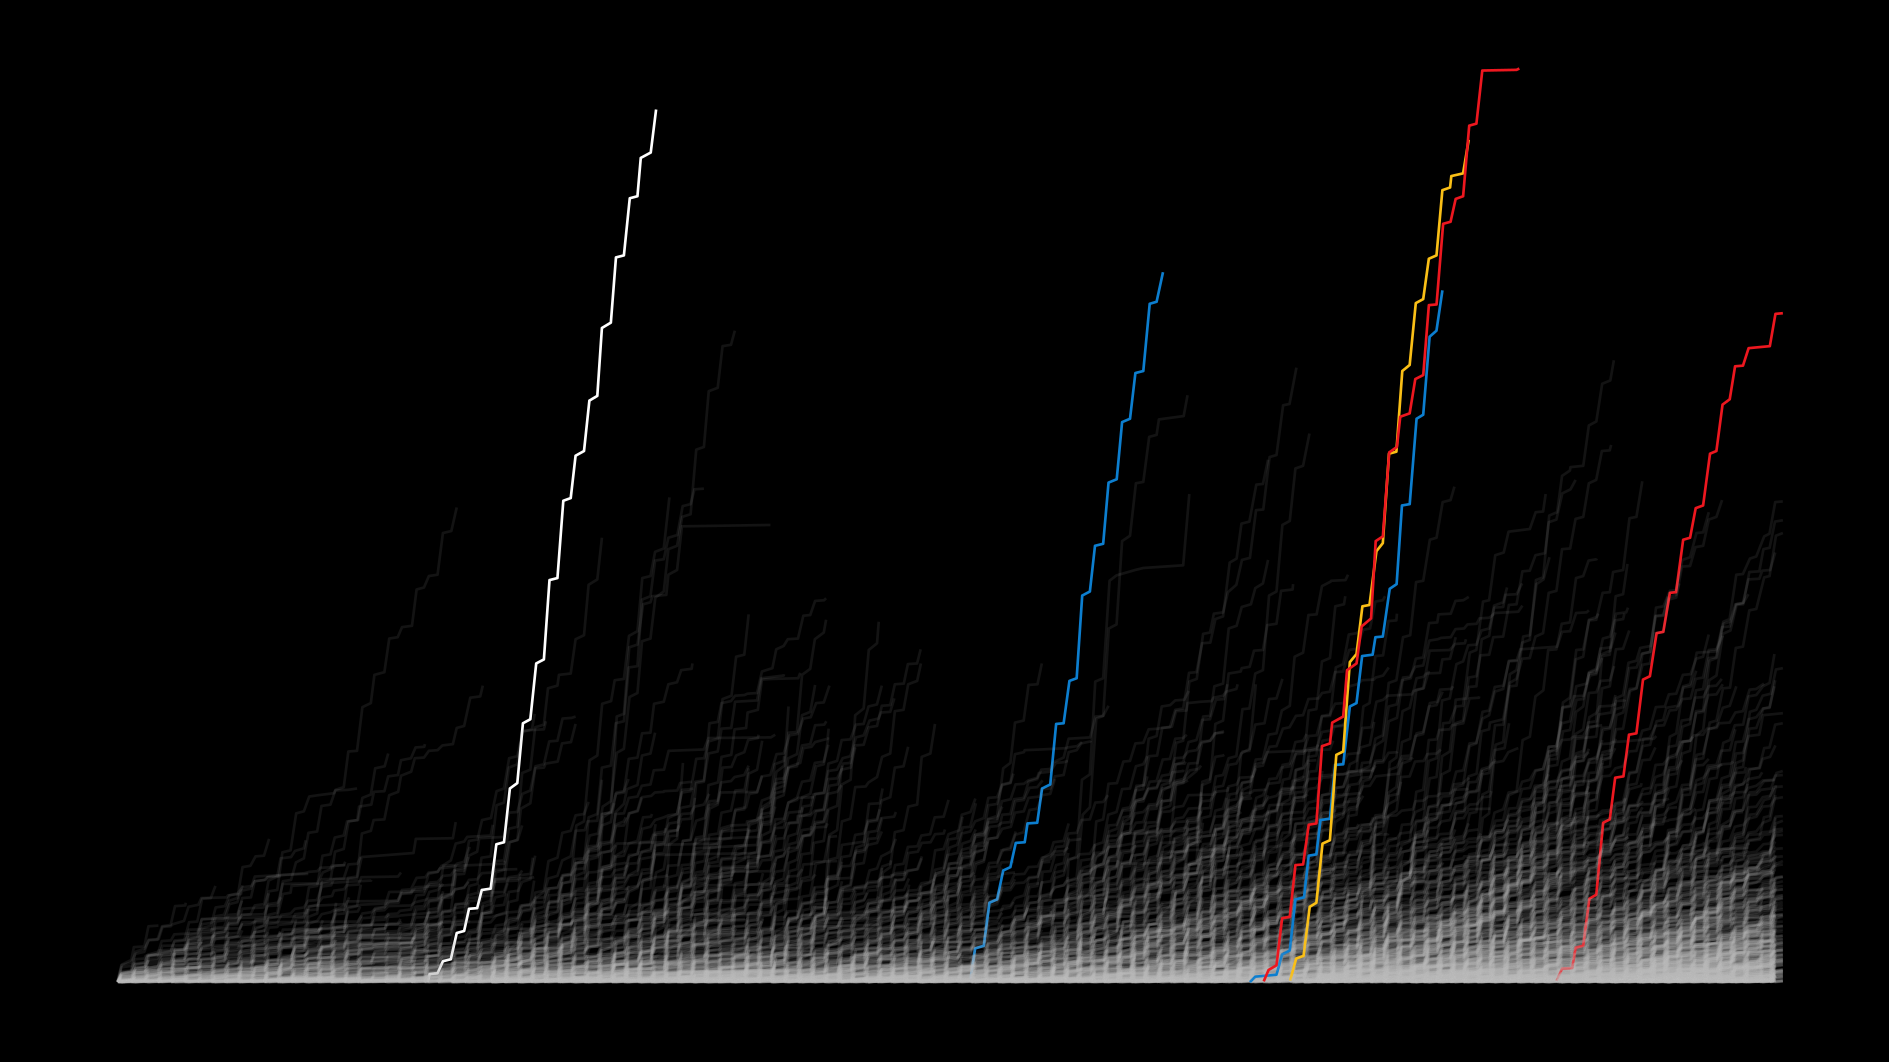

Here is the R script that generated this plot:

library(dplyr)
library(tidyr)
library(lubridate)
library(fitzRoy)
library(stringr)
source("load_afltables.R")
library(ggplot2)
library(ggdark)


gk_data <- afltables %>% 
    select(season, date, playing_for_short, id, first_name, surname, goals) %>% 
    filter(goals != 0) %>% 
    mutate(id = as.character(id)) %>% 
    group_by(id, first_name, surname) %>% 
    mutate(
        cum_goals = cumsum(goals),
        max_goals = max(cum_goals)
    ) %>% 
    group_by(season, id, first_name, surname) %>% 
    filter(date == min(date) | date == max(date))

player_colours <- 
    c(
        '2245' = "#0c7ecf", #geelong doug wade
        '567'  = "#0c7ecf", # Gary Ablett Snr Geel
        '990'  = "#ed171f", #stk swans Tony Lockett
        '4065' = "#ed171f", # lance franklin hawks swans
        '1628' = "#ffffff", #Gordon Coverntry Coll
        '632'  = "#fabf16" #Jason Dunstall Hawks
    )

player_alpha <- 
    c(
        '2245' = 1, #geelong doug wade
        '990'  = 1, #stk swans Tony Lockett
        '4065' = 1, # lance franklin hawks swans
        '567'  = 1, # Gary Ablett Snr Geel
        '1628' = 1, #Gordon Coverntry Coll
        '632'  = 1 #Jason Dunstall Hawks
    )

plot <- 
    ggplot(
        gk_data %>% filter(),
        aes(x = date, y = cum_goals, group = id, colour = id, alpha = id)
    ) +
    geom_line(size = 0.3) +
    labs(
        x = NULL, y = NULL
    ) +
    dark_theme_classic() +
    scale_colour_manual(values = player_colours, na.value = "grey") +
    scale_alpha_manual(values = player_alpha, na.value = 0.1) +
    theme(
        axis.line = element_blank(),
        axis.ticks = element_blank(),
        axis.text = element_blank(),
        legend.position = 'none'
    )

ggsave(plot, filename = 'exploration_stuff/buddy_1k.png', 
       dpi = 300, type = 'cairo',
       width = 16, height = 9, units = 'cm')

afltables